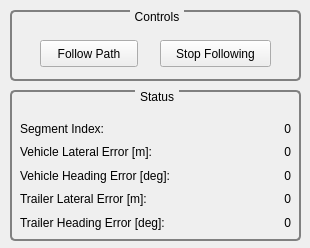
<?xml version="1.0" encoding="UTF-8"?>
<ui version="4.0">
 <class>Form</class>
 <widget class="QWidget" name="Form">
  <property name="geometry">
   <rect>
    <x>0</x>
    <y>0</y>
    <width>310</width>
    <height>248</height>
   </rect>
  </property>
  <property name="windowTitle">
   <string>Form</string>
  </property>
  <property name="styleSheet">
   <string notr="true"/>
  </property>
  <widget class="QGroupBox" name="gpb_status">
   <property name="geometry">
    <rect>
     <x>10</x>
     <y>90</y>
     <width>291</width>
     <height>151</height>
    </rect>
   </property>
   <property name="styleSheet">
    <string notr="true">QGroupBox {
     border: 2px solid gray;
     border-radius: 5px;
     margin-top: 1ex; /* leave space at the top for the title */
 }

 QGroupBox::title {
     subcontrol-origin: margin;
     subcontrol-position: top center; /* position at the top center */
     padding: 0 3px;

 }</string>
   </property>
   <property name="title">
    <string>Status</string>
   </property>
   <widget class="QWidget" name="layoutWidget">
    <property name="geometry">
     <rect>
      <x>10</x>
      <y>30</y>
      <width>188</width>
      <height>111</height>
     </rect>
    </property>
    <layout class="QVBoxLayout" name="verticalLayout">
     <item>
      <widget class="QLabel" name="label_5">
       <property name="text">
        <string>Segment Index:</string>
       </property>
      </widget>
     </item>
     <item>
      <widget class="QLabel" name="label">
       <property name="text">
        <string>Vehicle Lateral Error [m]:</string>
       </property>
      </widget>
     </item>
     <item>
      <widget class="QLabel" name="label_2">
       <property name="text">
        <string>Vehicle Heading Error [deg]:</string>
       </property>
      </widget>
     </item>
     <item>
      <widget class="QLabel" name="label_3">
       <property name="text">
        <string>Trailer Lateral Error [m]:</string>
       </property>
      </widget>
     </item>
     <item>
      <widget class="QLabel" name="label_4">
       <property name="text">
        <string>Trailer Heading Error [deg]:</string>
       </property>
      </widget>
     </item>
    </layout>
   </widget>
   <widget class="QWidget" name="layoutWidget">
    <property name="geometry">
     <rect>
      <x>200</x>
      <y>30</y>
      <width>81</width>
      <height>111</height>
     </rect>
    </property>
    <layout class="QVBoxLayout" name="verticalLayout_2">
     <item>
      <widget class="QLabel" name="lbl_segment_index">
       <property name="text">
        <string>0</string>
       </property>
       <property name="alignment">
        <set>Qt::AlignRight|Qt::AlignTrailing|Qt::AlignVCenter</set>
       </property>
      </widget>
     </item>
     <item>
      <widget class="QLabel" name="lbl_veh_lateral">
       <property name="text">
        <string>0</string>
       </property>
       <property name="alignment">
        <set>Qt::AlignRight|Qt::AlignTrailing|Qt::AlignVCenter</set>
       </property>
      </widget>
     </item>
     <item>
      <widget class="QLabel" name="lbl_veh_heading">
       <property name="text">
        <string>0</string>
       </property>
       <property name="alignment">
        <set>Qt::AlignRight|Qt::AlignTrailing|Qt::AlignVCenter</set>
       </property>
      </widget>
     </item>
     <item>
      <widget class="QLabel" name="lbl_trailer_lateral">
       <property name="text">
        <string>0</string>
       </property>
       <property name="alignment">
        <set>Qt::AlignRight|Qt::AlignTrailing|Qt::AlignVCenter</set>
       </property>
      </widget>
     </item>
     <item>
      <widget class="QLabel" name="lbl_trailer_heading">
       <property name="text">
        <string>0</string>
       </property>
       <property name="alignment">
        <set>Qt::AlignRight|Qt::AlignTrailing|Qt::AlignVCenter</set>
       </property>
      </widget>
     </item>
    </layout>
   </widget>
  </widget>
  <widget class="QGroupBox" name="groupBox">
   <property name="geometry">
    <rect>
     <x>10</x>
     <y>10</y>
     <width>291</width>
     <height>71</height>
    </rect>
   </property>
   <property name="styleSheet">
    <string notr="true">QGroupBox {
     border: 2px solid gray;
     border-radius: 5px;
     margin-top: 1ex; /* leave space at the top for the title */
 }

 QGroupBox::title {
     subcontrol-origin: margin;
     subcontrol-position: top center; /* position at the top center */
     padding: 0 3px;

 }</string>
   </property>
   <property name="title">
    <string>Controls</string>
   </property>
   <widget class="QPushButton" name="pb_start_following">
    <property name="geometry">
     <rect>
      <x>30</x>
      <y>30</y>
      <width>98</width>
      <height>27</height>
     </rect>
    </property>
    <property name="text">
     <string>Follow Path</string>
    </property>
   </widget>
   <widget class="QPushButton" name="pb_stop_following">
    <property name="geometry">
     <rect>
      <x>150</x>
      <y>30</y>
      <width>111</width>
      <height>27</height>
     </rect>
    </property>
    <property name="text">
     <string>Stop Following</string>
    </property>
   </widget>
  </widget>
 </widget>
 <resources/>
 <connections>
  <connection>
   <sender>pb_start_following</sender>
   <signal>clicked()</signal>
   <receiver>Form</receiver>
   <slot>_handle_start_following()</slot>
   <hints>
    <hint type="sourcelabel">
     <x>119</x>
     <y>54</y>
    </hint>
    <hint type="destinationlabel">
     <x>307</x>
     <y>212</y>
    </hint>
   </hints>
  </connection>
  <connection>
   <sender>pb_stop_following</sender>
   <signal>clicked()</signal>
   <receiver>Form</receiver>
   <slot>_handle_stop_following()</slot>
   <hints>
    <hint type="sourcelabel">
     <x>197</x>
     <y>56</y>
    </hint>
    <hint type="destinationlabel">
     <x>298</x>
     <y>86</y>
    </hint>
   </hints>
  </connection>
 </connections>
 <slots>
  <slot>_handle_start_following()</slot>
  <slot>_handle_stop_following()</slot>
 </slots>
</ui>
